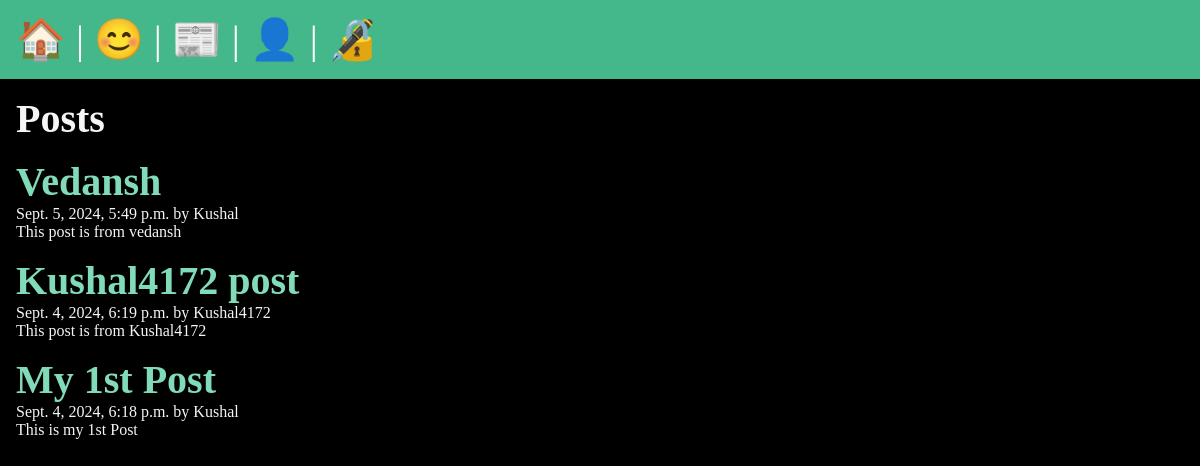
/posts/, run on the app's committed database.
### posts/models.py (models this page shows, shortened)
class Post(models.Model):
    title = models.CharField(max_length=75)
    body = models.TextField()
    slug = models.SlugField()
    date = models.DateTimeField(auto_now_add=True)
    banner = models.ImageField(default='fallback.png', blank=True)
    author = models.ForeignKey(User, on_delete=models.CASCADE,default=None)

### posts/views.py (the view)
# urls.py: path('',views.posts_list,name="list"),
def posts_list(request):
    posts = Post.objects.all().order_by('-date')
    return render(request,'posts/posts_list.html',{'posts':posts})

### posts/templates/posts/posts_list.html (shortened to what this page needs)
{% extends 'layout.html' %}
{% block content %}
    <section>
        <h1>Posts</h1>
        {% for post in posts %}
            <article class="post">
                <h2>
                    <a href="{% url 'posts:Page' slug=post.slug %}">
                        {{ post.title }}
                    </a>
                </h2>
                <p>{{ post.date }} by {{ post.author }}</p>
                <p>{{ post.body }}</p>
            </article>
        {% endfor %}
    </section>
{% endblock %}

### templates/layout.html (shortened to what this page needs)
<!DOCTYPE html>
{% load static %}
<html lang="en">
<head>
    <link rel="stylesheet" href="{% static 'css/style.css' %}">
</head>
<body>
<nav>
    <a href="/">
        <span role="img" aria-label="Home" title="Home">🏠</span>
    </a> |
    <a href="/about">
        <span role="img" aria-label="About" title="About">😊</span>
    </a> |
    <a href="{% url 'posts:list' %}">
        <span role="img" aria-label="Posts" title="Posts">📰</span>
    </a> |
    {% if user.is_authenticated %}
        <a href="{% url 'posts:new-post' %}">
            <span role="img" aria-label="New Post" title="New Post">🆕</span>
        </a> |
        <form class="logout" action="{% url 'User:logout' %}" method="post">{% csrf_token %}
            <button class="logout-button" aria-label="User Logout" title="User Logout">👋</button>
        </form>
    {% else %}
        <a href="{% url 'User:Userhome' %}">
        <span role="img" aria-label="User Registration" title="User Registration">👤</span>
    </a> |
        <a href="{% url 'User:login' %}">
        <span role="img" aria-label="User Login" title="User Login">🔏</span>
    </a>
    {% endif %}
</nav>
<main>
    {% block content %}
    {% endblock %}
</main>
</body>
</html>

### static/css/style.css (style rules this page uses)
* { margin: 0; padding: 0; box-sizing: border-box; }
body { min-height: 100vh; background-color: black; color: whitesmoke; font-size: 3rem; }
nav { padding: 1rem; background-color: #44B78B; color: white; font-size: 2.5rem; }
main { padding: 1rem; }
section { display: flex; flex-flow: column; gap: 1rem; }
h1, h2 { font-size: 2.5rem; }
p { font-size: 1rem; }
a { text-decoration: none; color: #81dbb8; }

### data on the page
Post: title "Vedansh", date "Sept. 5, 2024, 5:49 p.m.", author "Kushal", body "This post is from vedansh"
Post: title "Kushal4172 post", date "Sept. 4, 2024, 6:19 p.m.", author "Kushal4172", body "This post is from Kushal4172"
Post: title "My 1st Post", date "Sept. 4, 2024, 6:18 p.m.", author "Kushal", body "This is my 1st Post"
